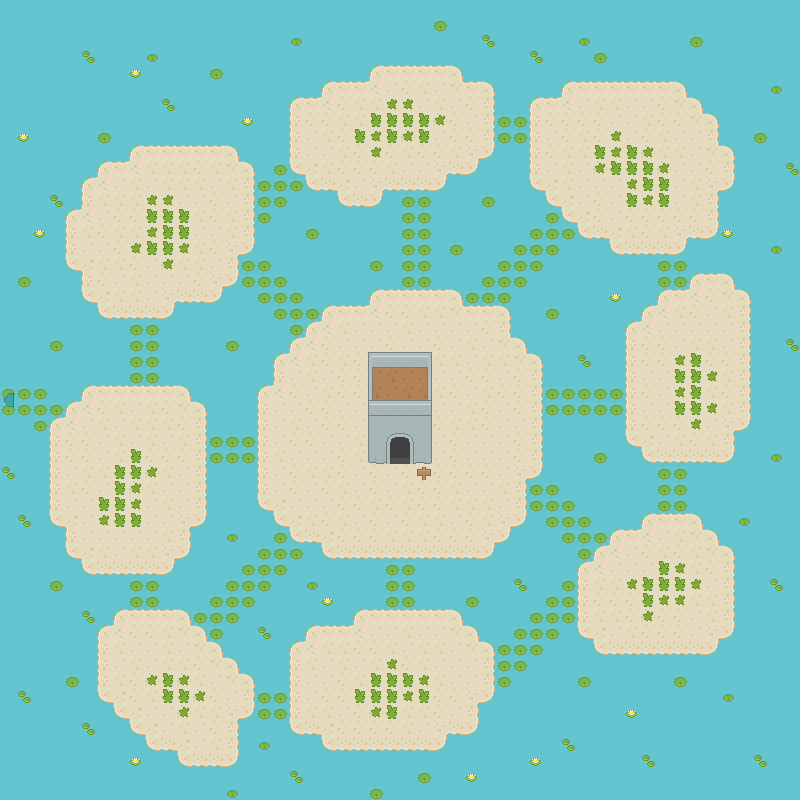

The image is a tile-based game level rendered from a .tmx file. Its description and source (layers, tilesets, objects; grid data summarised) follow:
An orthogonal 50x50 tile map with 16x16 px tiles, 5 tile layers (Ground Terrain, Ground Overlay, Deco0, Deco1, ...), 2 hidden layers not drawn.

<map version="1.5" tiledversion="1.7.1" orientation="orthogonal" renderorder="right-down" width="50" height="50" tilewidth="16" tileheight="16" infinite="0" nextlayerid="9" nextobjectid="1">
 <editorsettings>
  <export target="Lilypad Shrine.json" format="json" />
 </editorsettings>
 <tileset firstgid="1" source="roguelikeSheet.tsx" />
 <layer id="1" name="Ground Terrain" width="50" height="50">
  <data>[2500 cells, 2500 non-empty, 3 distinct tile ids]</data>
 </layer>
 <layer id="2" name="Ground Overlay" width="50" height="50">
  <data>[2500 cells, 1031 non-empty, 17 distinct tile ids]</data>
 </layer>
 <layer id="3" name="Deco0" width="50" height="50">
  <data>[2500 cells, 328 non-empty, 16 distinct tile ids]</data>
 </layer>
 <layer id="4" name="Deco1" width="50" height="50">
  <data>[2500 cells, 6 non-empty, 6 distinct tile ids]</data>
 </layer>
 <layer id="5" name="Above0" width="50" height="50">
  <data>[2500 cells, 8 non-empty, 5 distinct tile ids]</data>
 </layer>
 <layer id="6" name="Collision" width="50" height="50" visible="0">
  <data>[2500 cells, 1585 non-empty, 2 distinct tile ids]</data>
 </layer>
 <layer id="7" name="Lilypad Pathway Part 2:3168:-1:left:" width="50" height="50" visible="0">
  <data>[2500 cells, 2 non-empty, 2 distinct tile ids]</data>
 </layer>
</map>
